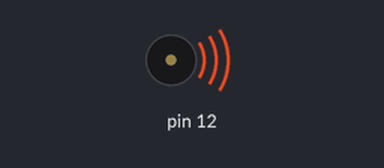
Recording of a sketch running on a simulated Arduino Uno, built with avr-gcc and run on an emulated ATmega328P. Shown: buzzer (waves = sounding).

Above: at 0.2 s.
Timing chart, 0 to 25.4 s (numbered marks = the images above):
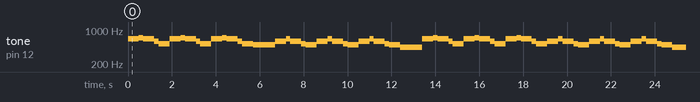

The sketch:

buzzer_kod.ino
```cpp
int DO=0;
int re=0;
int mi=0;
int fa=0;
int sol=0;
int la=0;
int si=0;
int solD=0;//sol# notası

void setup() {
  pinMode(12,OUTPUT);//12.pini çıkış pini olarak tanımlar

}
 //HAYAT BAYRAM OLSA :)
void loop() {
  // c=do
  // d=re
  // e=mi
  // f=fa
  // g=sol
  // a=la
  // b=si
  // gs=sol#


  //notaların frekans değerleri
 DO=523;
  re=587;
  mi=659;
  fa=698;
  sol=784;
  la=440;
  si=494;
  solD=415;

//mi
  tone(12,659);/* pasif buzzerlerde ses elde etmek için tone komutu kullanılır ve
  çağrı frekansını ayarlar*/
  delay(500);
  tone(12,698);
  delay(200);
  tone(12,659);
  delay(500);
  tone(12,587);
  delay(200);
  tone(12,523);

   delay(500);

    tone(12,659);
  delay(500);
  tone(12,698);
  delay(200);
  tone(12,659);
  delay(500);
  tone(12,587);
  delay(200);
  tone(12,523);

   delay(500);

    tone(12,659);
  delay(500);
  tone(12,698);
  delay(200);
  tone(12,659);
  delay(500);
  tone(12,587);
  delay(200);
  tone(12,523);
  delay(500);
   tone(12,494);
  delay(1000);
 //re
  tone(12,587);
  delay(500);
  tone(12,659);
  delay(200);
  tone(12,587);
  delay(500);
  tone(12,523);
  delay(200);
  tone(12,494);

  delay(500);

  tone(12,587);
  delay(500);
  tone(12,659);
  delay(200);
  tone(12,587);
  delay(500);
  tone(12,523);
  delay(200);
  tone(12,494);
   delay(500);

    tone(12,587);
  delay(500);
  tone(12,659);
  delay(200);
  tone(12,587);
  delay(500);
  tone(12,523);
  delay(200);
  tone(12,494);

  delay(500);
  tone(12,440);
  delay(1000);
  //mi
  tone(12,659);
  delay(500);
  tone(12,698);
  delay(200);
  tone(12,659);
  delay(500);
    tone(12,587);
  delay(200);
  tone(12,523);
  delay(500);

    tone(12,659);
  delay(500);
  tone(12,698);
  delay(200);
  tone(12,659);
  delay(500);
    tone(12,587);
  delay(200);
  tone(12,523);
  delay(500);

    tone(12,659);
  delay(500);
  tone(12,698);
  delay(200);
  tone(12,659);
  delay(500);
    tone(12,587);
  delay(200);
  tone(12,523);
  delay(500);
  //re
  tone(12,587);
  delay(500);
  tone(12,659);
  delay(200);
  tone(12,587);
  delay(500);
  tone(12,523);
  delay(200);
  tone(12,494);

  delay(500);

  tone(12,587);
  delay(500);
  tone(12,659);
  delay(200);
  tone(12,587);
  delay(500);
  tone(12,523);
  delay(200);
  tone(12,494);
   delay(500);

    tone(12,587);
  delay(500);
  tone(12,659);
  delay(200);
  tone(12,587);
  delay(500);
  tone(12,523);
  delay(200);
  tone(12,494);
  delay(500);

  tone(12,440);
  delay(700);
  tone(12,440);
  delay(200);
  tone(12,440);
  delay(200);
  tone(12,494);
  delay(200);
//do
  tone(12,523);
  delay(500);
  tone(12,523);
  delay(200);
  tone(12,523);
  delay(200);
   tone(12,523);
  delay(200);
  tone(12,494);
  delay(500);
  tone(12,440);
  delay(500);

  tone(12,523);
  delay(200);
  tone(12,523);
  delay(200);
  tone(12,494);
  delay(500);
  tone(12,440);
  delay(500);


  tone(12,523);
  delay(200);
  tone(12,494);
  delay(200);
   tone(12,523);
  delay(200);
   tone(12,587);
  delay(500);
   tone(12,523);
  delay(200);
   tone(12,494);
  delay(500);


  delay(600);
  tone(12,415);
  delay(200);
  tone(12,415);
  delay(200);
  tone(12,440);
  delay(500);

  tone(12,494);
  delay(500);
  tone(12,494);
  delay(200);
  tone(12,494);
  delay(200);
  tone(12,494);
  delay(200);
  tone(12,440);
  delay(500);
  tone(12,415);
  delay(500);

   tone(12,494);
  delay(500);
  tone(12,494);
  delay(200);
   tone(12,440);
  delay(500);
  tone(12,415);
  delay(500);

   tone(12,494);
  delay(200);
   tone(12,440);
  delay(200);
    tone(12,494);
  delay(200);
    tone(12,523);
  delay(500);
   tone(12,494);
  delay(200);
   tone(12,440);
  delay(500);


  noTone(12);// tonun üretilmesinin durdurulacağı Arduino pini.
  delay(600);


  }
```

Measured:
- by itself, tone on pin 12: plays 659 Hz for 0.50 s, 698 Hz for 0.20 s, 659 Hz for 0.50 s, 587 Hz for 0.20 s, 523 Hz for 0.50 s, 659 Hz for 0.50 s … (302 notes in this stretch)
